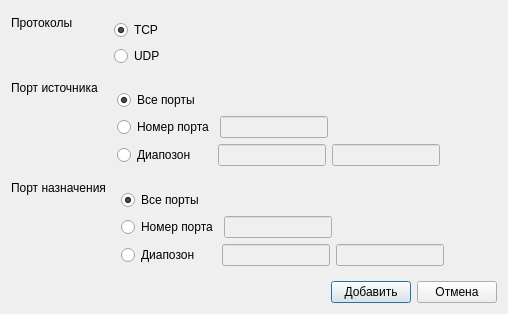
<?xml version="1.0" encoding="UTF-8"?>
<ui version="4.0">
 <class>Dialog</class>
 <widget class="QDialog" name="Dialog">
  <property name="geometry">
   <rect>
    <x>0</x>
    <y>0</y>
    <width>508</width>
    <height>300</height>
   </rect>
  </property>
  <property name="windowTitle">
   <string>Dialog</string>
  </property>
  <layout class="QVBoxLayout" name="verticalLayout_7">
   <item>
    <layout class="QVBoxLayout" name="verticalLayout">
     <item>
      <layout class="QHBoxLayout" name="horizontalLayout" stretch="1,6">
       <item>
        <layout class="QVBoxLayout" name="verticalLayout_3">
         <item>
          <widget class="QLabel" name="label">
           <property name="sizePolicy">
            <sizepolicy hsizetype="Fixed" vsizetype="Fixed">
             <horstretch>0</horstretch>
             <verstretch>0</verstretch>
            </sizepolicy>
           </property>
           <property name="text">
            <string>Протоколы        </string>
           </property>
          </widget>
         </item>
         <item>
          <spacer name="verticalSpacer_3">
           <property name="orientation">
            <enum>Qt::Vertical</enum>
           </property>
           <property name="sizeType">
            <enum>QSizePolicy::Preferred</enum>
           </property>
           <property name="sizeHint" stdset="0">
            <size>
             <width>20</width>
             <height>40</height>
            </size>
           </property>
          </spacer>
         </item>
        </layout>
       </item>
       <item>
        <widget class="QWidget" name="widget" native="true">
         <layout class="QVBoxLayout" name="verticalLayout_8">
          <item>
           <widget class="QRadioButton" name="radioTCP">
            <property name="text">
             <string>TCP</string>
            </property>
            <property name="checked">
             <bool>true</bool>
            </property>
           </widget>
          </item>
          <item>
           <widget class="QRadioButton" name="radioUDP">
            <property name="text">
             <string>UDP</string>
            </property>
           </widget>
          </item>
         </layout>
        </widget>
       </item>
      </layout>
     </item>
     <item>
      <layout class="QHBoxLayout" name="horizontalLayout_6">
       <item>
        <layout class="QVBoxLayout" name="verticalLayout_2">
         <item>
          <widget class="QLabel" name="label_2">
           <property name="sizePolicy">
            <sizepolicy hsizetype="Fixed" vsizetype="Fixed">
             <horstretch>0</horstretch>
             <verstretch>0</verstretch>
            </sizepolicy>
           </property>
           <property name="text">
            <string>Порт источника </string>
           </property>
          </widget>
         </item>
         <item>
          <spacer name="verticalSpacer">
           <property name="orientation">
            <enum>Qt::Vertical</enum>
           </property>
           <property name="sizeHint" stdset="0">
            <size>
             <width>20</width>
             <height>40</height>
            </size>
           </property>
          </spacer>
         </item>
        </layout>
       </item>
       <item>
        <widget class="QWidget" name="widget_2" native="true">
         <layout class="QVBoxLayout" name="verticalLayout_4">
          <item>
           <widget class="QRadioButton" name="radioSRCALL">
            <property name="text">
             <string>Все порты</string>
            </property>
            <property name="checked">
             <bool>true</bool>
            </property>
           </widget>
          </item>
          <item>
           <layout class="QHBoxLayout" name="horizontalLayout_3">
            <item>
             <widget class="QRadioButton" name="radioSRCPort">
              <property name="sizePolicy">
               <sizepolicy hsizetype="Fixed" vsizetype="Fixed">
                <horstretch>0</horstretch>
                <verstretch>0</verstretch>
               </sizepolicy>
              </property>
              <property name="text">
               <string>Номер порта</string>
              </property>
             </widget>
            </item>
            <item>
             <widget class="QLineEdit" name="lineSRCPort">
              <property name="enabled">
               <bool>false</bool>
              </property>
              <property name="sizePolicy">
               <sizepolicy hsizetype="Fixed" vsizetype="Fixed">
                <horstretch>0</horstretch>
                <verstretch>0</verstretch>
               </sizepolicy>
              </property>
             </widget>
            </item>
            <item>
             <spacer name="horizontalSpacer_5">
              <property name="orientation">
               <enum>Qt::Horizontal</enum>
              </property>
              <property name="sizeHint" stdset="0">
               <size>
                <width>40</width>
                <height>20</height>
               </size>
              </property>
             </spacer>
            </item>
           </layout>
          </item>
          <item>
           <layout class="QHBoxLayout" name="horizontalLayout_2">
            <item>
             <widget class="QRadioButton" name="radioSRCPorts">
              <property name="sizePolicy">
               <sizepolicy hsizetype="Fixed" vsizetype="Fixed">
                <horstretch>0</horstretch>
                <verstretch>0</verstretch>
               </sizepolicy>
              </property>
              <property name="text">
               <string>Диапозон     </string>
              </property>
             </widget>
            </item>
            <item>
             <widget class="QLineEdit" name="lineSRCPorts1">
              <property name="enabled">
               <bool>false</bool>
              </property>
              <property name="sizePolicy">
               <sizepolicy hsizetype="Fixed" vsizetype="Fixed">
                <horstretch>0</horstretch>
                <verstretch>0</verstretch>
               </sizepolicy>
              </property>
             </widget>
            </item>
            <item>
             <widget class="QLineEdit" name="lineSRCPorts2">
              <property name="enabled">
               <bool>false</bool>
              </property>
              <property name="sizePolicy">
               <sizepolicy hsizetype="Fixed" vsizetype="Fixed">
                <horstretch>0</horstretch>
                <verstretch>0</verstretch>
               </sizepolicy>
              </property>
             </widget>
            </item>
            <item>
             <spacer name="horizontalSpacer">
              <property name="orientation">
               <enum>Qt::Horizontal</enum>
              </property>
              <property name="sizeHint" stdset="0">
               <size>
                <width>40</width>
                <height>20</height>
               </size>
              </property>
             </spacer>
            </item>
           </layout>
          </item>
         </layout>
        </widget>
       </item>
      </layout>
     </item>
     <item>
      <layout class="QHBoxLayout" name="horizontalLayout_7">
       <item>
        <layout class="QVBoxLayout" name="verticalLayout_5">
         <item>
          <widget class="QLabel" name="label_3">
           <property name="sizePolicy">
            <sizepolicy hsizetype="Fixed" vsizetype="Fixed">
             <horstretch>0</horstretch>
             <verstretch>0</verstretch>
            </sizepolicy>
           </property>
           <property name="text">
            <string>Порт назначения</string>
           </property>
          </widget>
         </item>
         <item>
          <spacer name="verticalSpacer_2">
           <property name="orientation">
            <enum>Qt::Vertical</enum>
           </property>
           <property name="sizeHint" stdset="0">
            <size>
             <width>20</width>
             <height>40</height>
            </size>
           </property>
          </spacer>
         </item>
        </layout>
       </item>
       <item>
        <widget class="QWidget" name="widget_3" native="true">
         <layout class="QVBoxLayout" name="verticalLayout_6">
          <item>
           <widget class="QRadioButton" name="radioDSTALL">
            <property name="text">
             <string>Все порты</string>
            </property>
            <property name="checked">
             <bool>true</bool>
            </property>
           </widget>
          </item>
          <item>
           <layout class="QHBoxLayout" name="horizontalLayout_5">
            <item>
             <widget class="QRadioButton" name="radioDSTPort">
              <property name="sizePolicy">
               <sizepolicy hsizetype="Fixed" vsizetype="Fixed">
                <horstretch>0</horstretch>
                <verstretch>0</verstretch>
               </sizepolicy>
              </property>
              <property name="text">
               <string>Номер порта</string>
              </property>
             </widget>
            </item>
            <item>
             <widget class="QLineEdit" name="lineDSTPort">
              <property name="enabled">
               <bool>false</bool>
              </property>
              <property name="sizePolicy">
               <sizepolicy hsizetype="Fixed" vsizetype="Fixed">
                <horstretch>0</horstretch>
                <verstretch>0</verstretch>
               </sizepolicy>
              </property>
             </widget>
            </item>
            <item>
             <spacer name="horizontalSpacer_6">
              <property name="orientation">
               <enum>Qt::Horizontal</enum>
              </property>
              <property name="sizeHint" stdset="0">
               <size>
                <width>40</width>
                <height>20</height>
               </size>
              </property>
             </spacer>
            </item>
           </layout>
          </item>
          <item>
           <layout class="QHBoxLayout" name="horizontalLayout_4">
            <item>
             <widget class="QRadioButton" name="radioDSTPorts">
              <property name="sizePolicy">
               <sizepolicy hsizetype="Fixed" vsizetype="Fixed">
                <horstretch>0</horstretch>
                <verstretch>0</verstretch>
               </sizepolicy>
              </property>
              <property name="text">
               <string>Диапозон     </string>
              </property>
             </widget>
            </item>
            <item>
             <widget class="QLineEdit" name="lineDSTPorts1">
              <property name="enabled">
               <bool>false</bool>
              </property>
              <property name="sizePolicy">
               <sizepolicy hsizetype="Fixed" vsizetype="Fixed">
                <horstretch>0</horstretch>
                <verstretch>0</verstretch>
               </sizepolicy>
              </property>
             </widget>
            </item>
            <item>
             <widget class="QLineEdit" name="lineDSTPorts2">
              <property name="enabled">
               <bool>false</bool>
              </property>
              <property name="sizePolicy">
               <sizepolicy hsizetype="Fixed" vsizetype="Fixed">
                <horstretch>0</horstretch>
                <verstretch>0</verstretch>
               </sizepolicy>
              </property>
             </widget>
            </item>
            <item>
             <spacer name="horizontalSpacer_2">
              <property name="orientation">
               <enum>Qt::Horizontal</enum>
              </property>
              <property name="sizeHint" stdset="0">
               <size>
                <width>40</width>
                <height>20</height>
               </size>
              </property>
             </spacer>
            </item>
           </layout>
          </item>
         </layout>
        </widget>
       </item>
      </layout>
     </item>
     <item>
      <layout class="QHBoxLayout" name="horizontalLayout_9"/>
     </item>
     <item>
      <layout class="QHBoxLayout" name="horizontalLayout_8">
       <item>
        <spacer name="horizontalSpacer_7">
         <property name="orientation">
          <enum>Qt::Horizontal</enum>
         </property>
         <property name="sizeHint" stdset="0">
          <size>
           <width>40</width>
           <height>20</height>
          </size>
         </property>
        </spacer>
       </item>
       <item>
        <widget class="QPushButton" name="pushAdd">
         <property name="enabled">
          <bool>true</bool>
         </property>
         <property name="text">
          <string>Добавить</string>
         </property>
        </widget>
       </item>
       <item>
        <widget class="QPushButton" name="pushCancel">
         <property name="text">
          <string>Отмена</string>
         </property>
        </widget>
       </item>
      </layout>
     </item>
    </layout>
   </item>
  </layout>
 </widget>
 <resources/>
 <connections/>
</ui>
